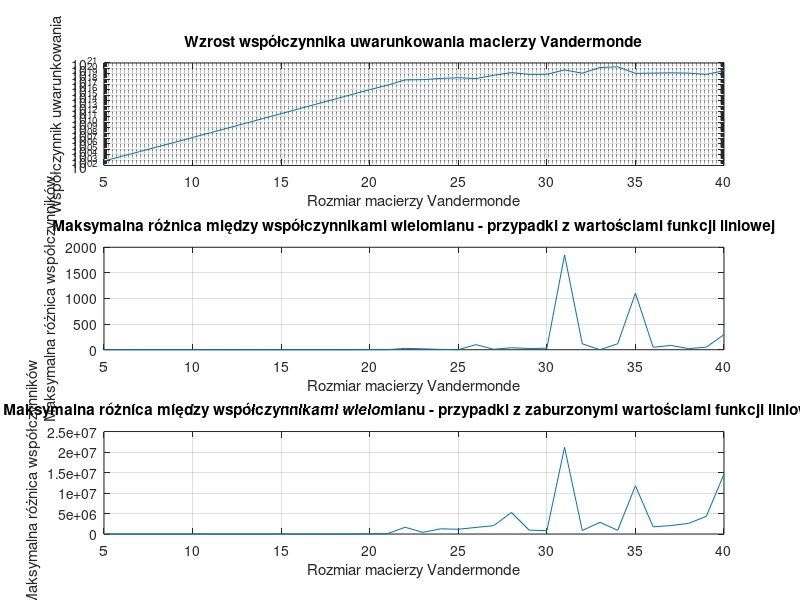

The MATLAB source for this figure:
function Zad_3
[matrix_condition_numbers, max_coefficients_difference_1, max_coefficients_difference_2] = zadanie3();
end

function [matrix_condition_numbers, max_coefficients_difference_1, max_coefficients_difference_2] = zadanie3()
% Zwracane są trzy wektory wierszowe:
% matrix_condition_numbers - współczynniki uwarunkowania badanych macierzy Vandermonde
% max_coefficients_difference_1 - maksymalna różnica między referencyjnymi a obliczonymi współczynnikami wielomianu,
%       gdy b zawiera wartości funkcji liniowej
% max_coefficients_difference_2 - maksymalna różnica między referencyjnymi a obliczonymi współczynnikami wielomianu,
%       gdy b zawiera zaburzone wartości funkcji liniowej

N = 5:40;

%% chart 1
matrix_condition_numbers = zeros(1, length(N));
for i = 1:length(N)
    ni = N(i);
    V = vandermonde_matrix(ni);
    matrix_condition_numbers(i) = cond(V);
end

%% chart 2
a1 = randi([20,30]);
max_coefficients_difference_1 = zeros(1, length(N));
for i = 1:length(N)
    ni = N(i);
    V = vandermonde_matrix(ni);
    
    % Niech wektor b zawiera wartości funkcji liniowej
    b = linspace(0,a1,ni)';
    reference_coefficients = [0; a1; zeros(ni-2,1)]; % tylko a1 jest niezerowy
    
    % Wyznacznie współczynników wielomianu interpolującego
    calculated_coefficients = V \ b;

    max_coefficients_difference_1(i) = max(abs(calculated_coefficients-reference_coefficients));
end

%% chart 3
max_coefficients_difference_2 = zeros(1, length(N));
for i = 1:length(N)
    ni = N(i);
    V = vandermonde_matrix(ni);
    
    % Niech wektor b zawiera wartości funkcji liniowej nieznacznie zaburzone
    b = linspace(0,a1,ni)' + rand(ni,1)*1e-10;
    reference_coefficients = [0; a1; zeros(ni-2,1)]; % tylko a1 jest niezerowy
    
    % Wyznacznie współczynników wielomianu interpolującego
    calculated_coefficients = V \ b;
    
    max_coefficients_difference_2(i) = max(abs(calculated_coefficients-reference_coefficients));
end

%% Plot all charts in one figure
figure;
subplot(3,1,1);
semilogy(N, matrix_condition_numbers);
title('Wzrost współczynnika uwarunkowania macierzy Vandermonde');
xlabel('Rozmiar macierzy Vandermonde');
ylabel('Współczynnik uwarunkowania');
grid on;

subplot(3,1,2);
plot(N, max_coefficients_difference_1);
title('Maksymalna różnica między współczynnikami wielomianu - przypadki z wartościami funkcji liniowej');
xlabel('Rozmiar macierzy Vandermonde');
ylabel('Maksymalna różnica współczynników');
grid on;

subplot(3,1,3);
plot(N, max_coefficients_difference_2);
title('Maksymalna różnica między współczynnikami wielomianu - przypadki z zaburzonymi wartościami funkcji liniowej');
xlabel('Rozmiar macierzy Vandermonde');
ylabel('Maksymalna różnica współczynników');
grid on;

saveas(gcf, 'zadanie3.png');
end


function V = vandermonde_matrix(N)
    % Generuje macierz Vandermonde dla N punktów równomiernie rozmieszczonych w przedziale [0, 1]
    x = linspace(0, 1, N);
    V = fliplr(vander(x));
end
